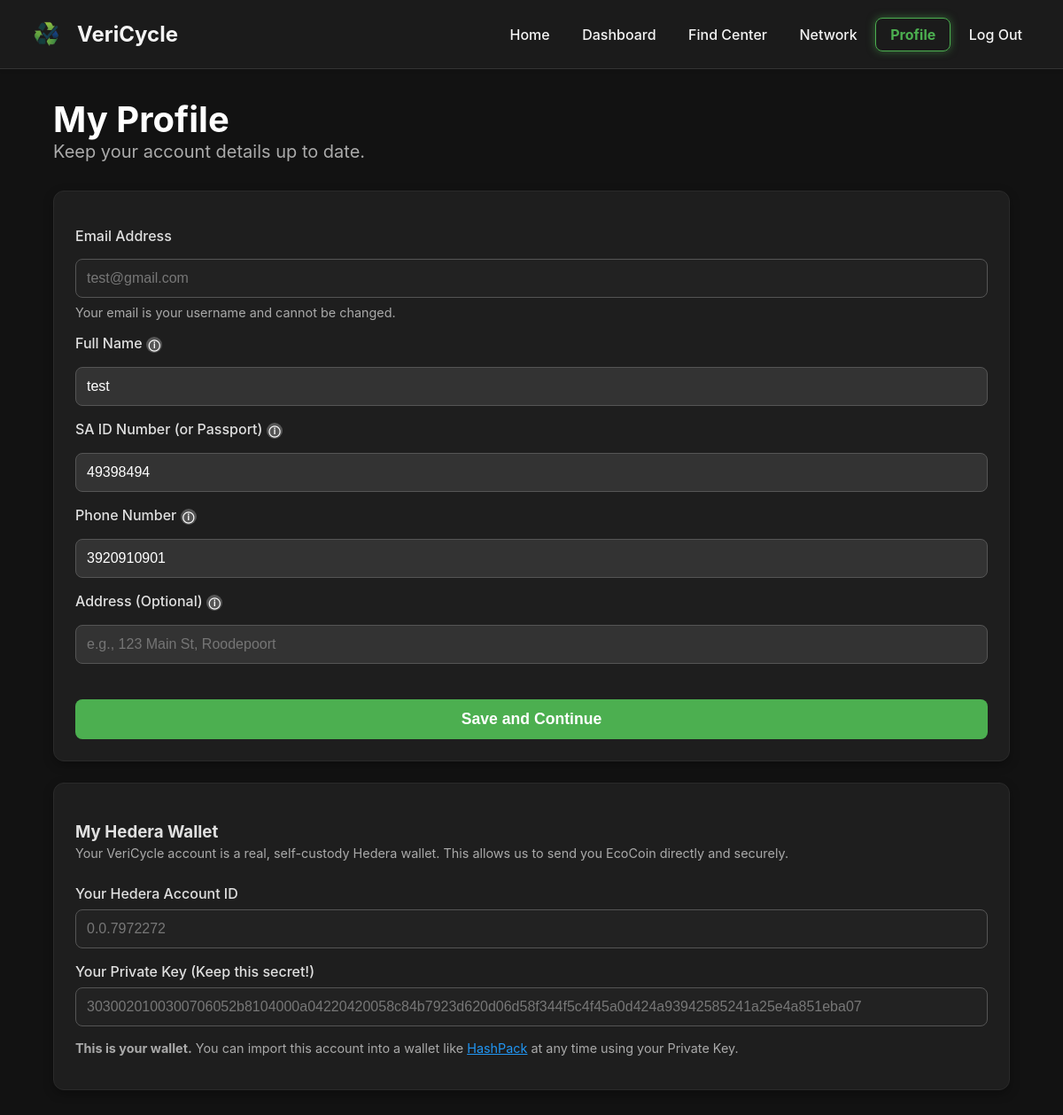
The app's page /profile (signed in), older data.
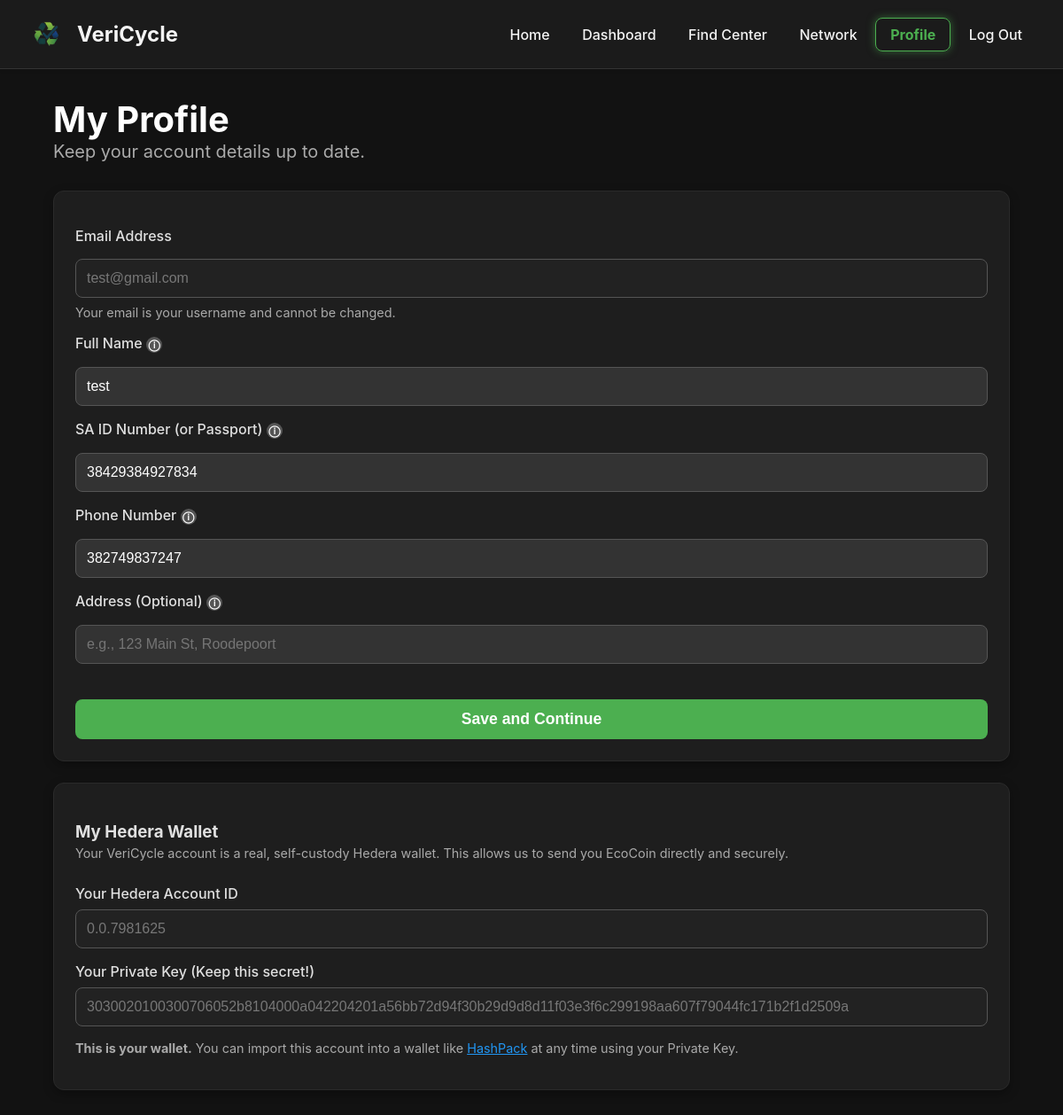
The same page, newer data.
### models.py (models this page shows)
class User(db.Model, UserMixin):
    id = db.Column(db.Integer, primary_key=True)
    email = db.Column(db.String(120), unique=True, nullable=False)
    password_hash = db.Column(db.String(60), nullable=False)
    hedera_account_id = db.Column(db.String(100), nullable=True)
    hedera_private_key = db.Column(db.String(255), nullable=True)
    full_name = db.Column(db.String(100), nullable=True)
    phone_number = db.Column(db.String(20), nullable=True)
    address = db.Column(db.String(200), nullable=True)
    id_number = db.Column(db.String(30), nullable=True)
    role = db.Column(db.String(20), nullable=False, default='collector')

### app.py (the view, shortened to what this page needs)
@app.route('/profile', methods=['GET', 'POST'])
@login_required
def profile():
    return render_template('profile.html', active_page='profile')

### app.py (called while the page is built)
@login_manager.user_loader
def load_user(user_id):
    return db.session.get(User, int(user_id))

### templates/profile.html (shortened to what this page needs)
<!DOCTYPE html>
<html lang="en">
<head>
    <link rel="stylesheet" href="{{ url_for('static', filename='style.css') }}">
</head>
<body class="dark-theme">
    {% include '_navbar.html' %}
    <main class="container app-dashboard" style="overflow:visible;">
        <div class="dashboard-header">
            <h2>My Profile</h2>
            <p>Keep your account details up to date.</p>
        </div>
        <div class="card">
            <form action="{{ url_for('profile') }}" method="POST" class="verify-form">
                <div class="form-group">
                    <label for="email">Email Address</label>
                    <input type="email" id="email" name="email" value="{{ current_user.email }}" disabled>
                    <small class="form-note">Your email is your username and cannot be changed.</small>
                </div>
                <div class="form-group">
                    <label for="full_name">
                        Full Name
                        <span class="tooltip" data-tooltip="This must match the name on your ID for verification.">ⓘ</span>
                    </label>
                    <input type="text" id="full_name" name="full_name" value="{{ current_user.full_name or '' }}" placeholder="As it appears on your ID" required>
                </div>
                <div class="form-group">
                    <label for="id_number">
                        SA ID Number (or Passport)
                        <span class="tooltip" data-tooltip="Required for identity verification and to generate official income reports.">ⓘ</span>
                    </label>
                    <input type="text" id="id_number" name="id_number" value="{{ current_user.id_number or '' }}" placeholder="Your 13-digit ID Number" required>
                </div>
                <div class="form-group">
                    <label for="phone_number">
                        Phone Number
                        <span class="tooltip" data-tooltip="Required to contact you about your account or rewards.">ⓘ</span>
                    </label>
                    <input type="text" id="phone_number" name="phone_number" value="{{ current_user.phone_number or '' }}" placeholder="e.g., 081 123 4567" required>
                </div>
                <div class="form-group">
                    <label for="address">
                        Address (Optional)
                        <span class="tooltip" data-tooltip="Providing an address helps us identify recycling needs in your neighborhood.">ⓘ</span>
                    </label>
                    <input type="text" id="address" name="address" value="{{ current_user.address or '' }}" placeholder="e.g., 123 Main St, Roodepoort">
                </div>
            <button type="submit" class="btn-primary-large btn-form">Save and Continue</button>
        </form>
    </div>
    <div class="card">
        <h3>My Hedera Wallet</h3>
        <p class="form-note" style="margin-top: -1rem; margin-bottom: 1.5rem; line-height: 1.5;">
            Your VeriCycle account is a real, self-custody Hedera wallet. This allows us to send you EcoCoin directly and securely.
        </p>
        <div class="form-group">
            <label>Your Hedera Account ID</label>
            <input type="text" value="{{ current_user.hedera_account_id or 'N/A (Center Account)' }}" readonly disabled>
        </div>
        <div class="form-group">
            <label>Your Private Key (Keep this secret!)</label>
            <input type="text" value="{{ current_user.hedera_private_key or 'N/A (Center Account)' }}" readonly disabled>
        </div>
        <p class="form-note">
            <strong>This is your wallet.</strong> You can import this account into a wallet like <a href="https://www.hashpack.app/" target="_blank" style="color: #2196F3;">HashPack</a> at any time using your Private Key.
        </p>
    </div>
    </main>
</body>
</html>

### templates/_navbar.html (shortened to what this page needs)
<header class="navbar">
    <div class="container">
        <a href="{{ url_for('home') }}" class="logo-link">
            <img src="{{ url_for('static', filename='logo.png') }}" alt="VeriCycle Logo" class="logo">
            <span>VeriCycle</span>
        </a>
        <nav>
            {% if current_user.is_authenticated %}
                <a href="{{ url_for('home') }}" class="nav-button {% if active_page == 'home' %}active{% endif %}">Home</a>
                {% if current_user.role == 'center' %}
                    <a href="{{ url_for('center_dashboard') }}" class="nav-button {% if active_page == 'dashboard' %}active{% endif %}">Dashboard</a>
                {% else %}
                    <a href="{{ url_for('collector_dashboard') }}" class="nav-button {% if active_page == 'dashboard' %}active{% endif %}">Dashboard</a>
                {% endif %}
                {% if current_user.role == 'collector' %}
                    <a href="{{ url_for('search') }}" class="nav-button {% if active_page == 'search' %}active{% endif %}">Find Center</a>
                    <a href="{{ url_for('network') }}" class="nav-button {% if active_page == 'network' %}active{% endif %}">Network</a>
                {% endif %}
                <a href="{{ url_for('profile') }}" class="nav-button {% if active_page == 'profile' %}active{% endif %}">Profile</a>
                <a href="{{ url_for('logout') }}" class="nav-button">Log Out</a>
            {% endif %}
        </nav>
    </div>
</header>

Row changes from the older to the newer data that the page shows:
changed User "test@gmail.com": id_number "49398494" → "38429384927834"; phone_number "3920910901" → "382749837247"; hedera_account "0.0.7972272" → "0.0.7981625"; hedera_private_key "3030020100300706052b8104000a04220420058c84b7923d620d06d58f344f5c4f45a0d424a93942585241a25e4a851eba07" → "3030020100300706052b8104000a042204201a56bb72d94f30b29d9d8d11f03e3f6c299198aa607f79044fc171b2f1d2509a"
